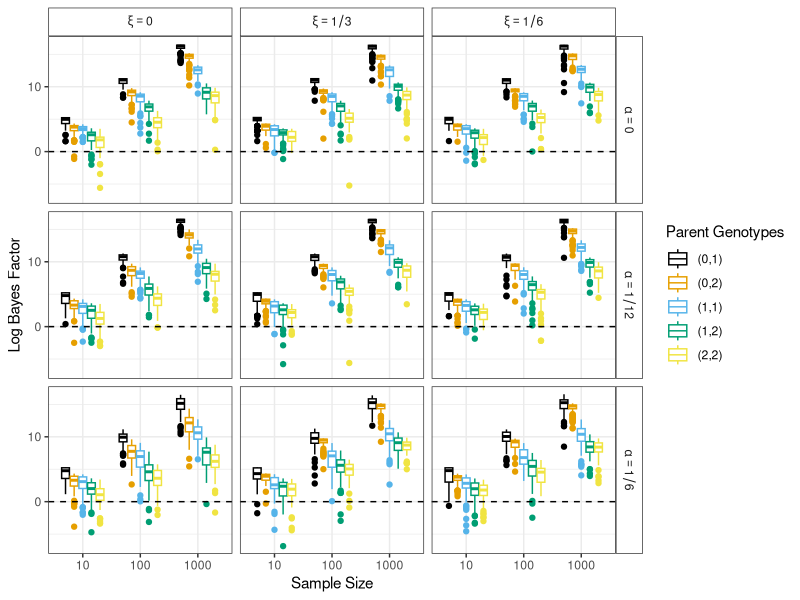

The R source for this figure:
library(tidyverse)
library(ggthemes)

sdf <- read_csv("./output/sims/null_sims_g.csv")

sdf %>%
  mutate(n = as.factor(n),
         `Parent Genotypes` = paste0("(", p1, ",", p2, ")"),
         alpha = paste0("alpha==", as.character(MASS::fractions(alpha))),
         xi = paste0("xi==", as.character(MASS::fractions(xi)))) %>%
  ggplot(aes(x = n, y = logbf, color = `Parent Genotypes`)) +
  facet_grid(alpha ~ xi, labeller = label_parsed) +
  geom_boxplot() +
  theme_bw() +
  theme(strip.background = element_rect(fill = "white")) +
  geom_hline(yintercept = 0, lty = 2) +
  scale_color_colorblind() +
  xlab("Sample Size") +
  ylab("Log Bayes Factor")
